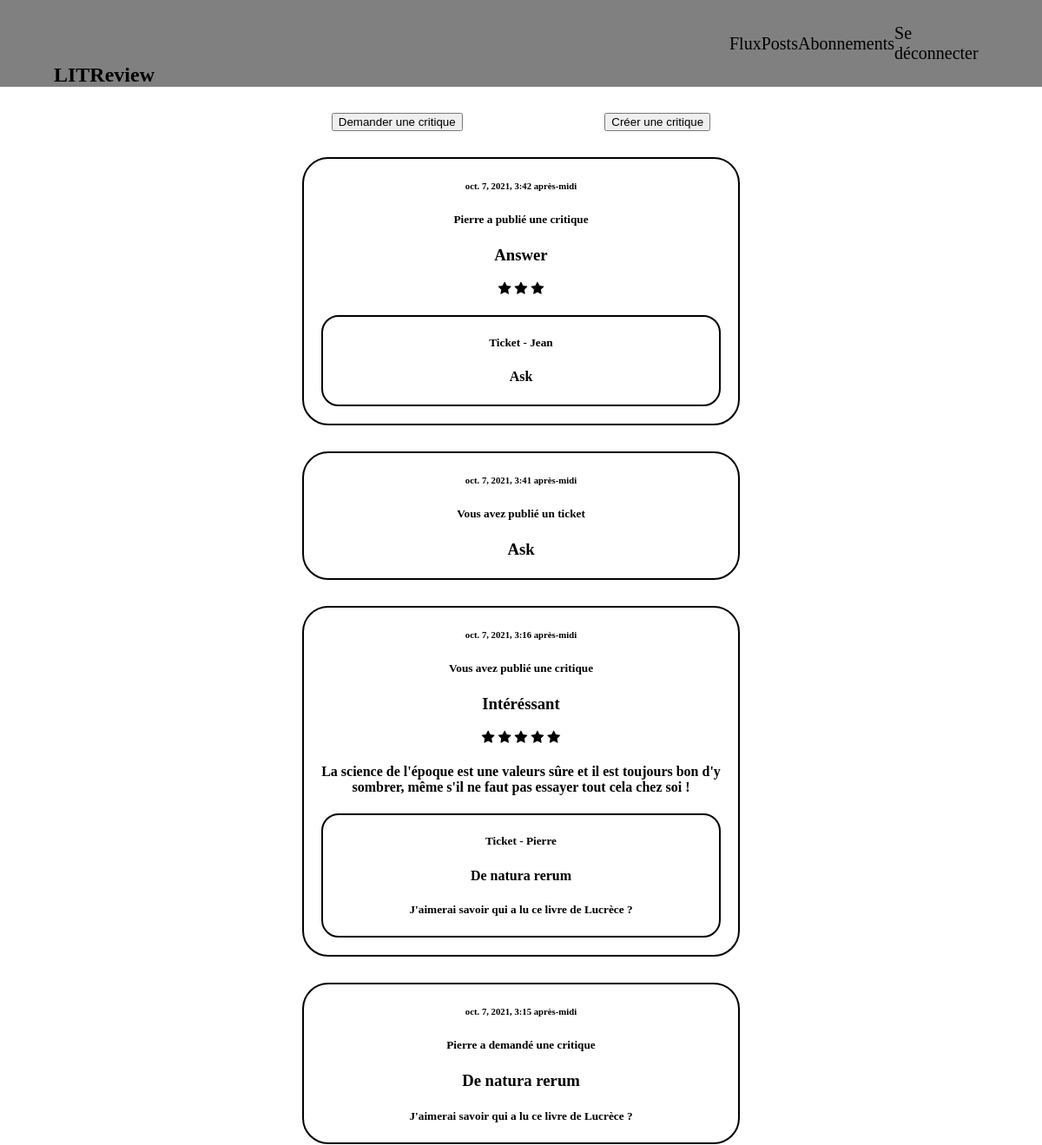
Page /home/ (signed in, upper part) on the earlier database version.
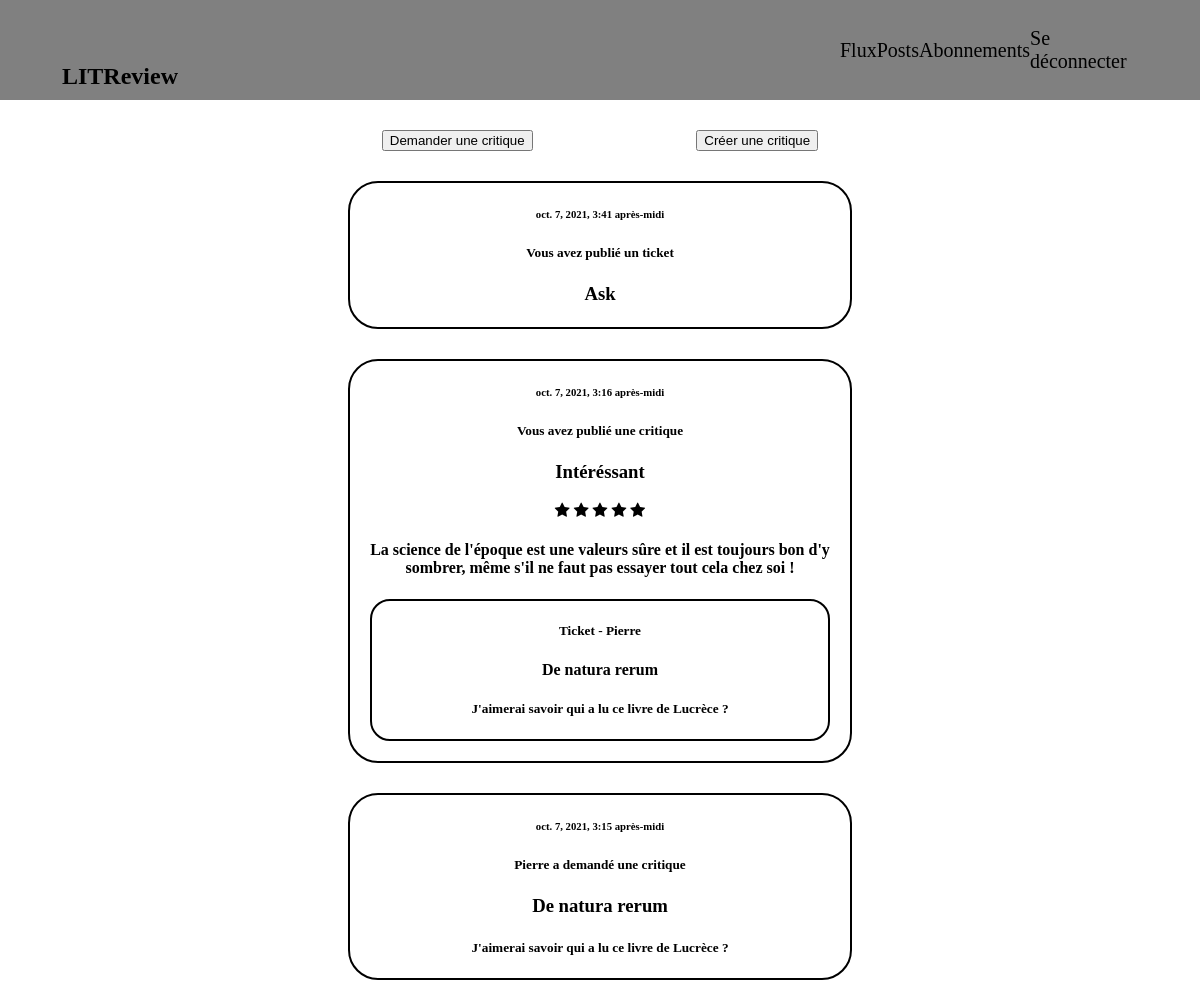
Same page on the later database version.
### posts/models.py (models this page shows, shortened)
class Review(models.Model):
    ticket = models.ForeignKey(to=Ticket, on_delete=models.CASCADE)
    rating = models.PositiveSmallIntegerField(
        validators=[MinValueValidator(0), MaxValueValidator(5)])
    headline = models.CharField(max_length=128)
    body = models.CharField(max_length=8192, blank=True)
    user = models.ForeignKey(
        to=settings.AUTH_USER_MODEL, on_delete=models.CASCADE)
    time_created = models.DateTimeField(auto_now_add=True)

class Ticket(models.Model):
    title = models.CharField(max_length=128)
    description = models.TextField(max_length=2048, blank=True)
    user = models.ForeignKey(to=settings.AUTH_USER_MODEL,
                             on_delete=models.CASCADE)
    image = models.ImageField(null=True, blank=True)
    time_created = models.DateTimeField(auto_now_add=True)

### posts/views.py (the view)
# urls.py: path('home/', login_required(CriticsHome.as_view(),
class CriticsHome(ListView):
    model = Ticket
    context_object_name = "posts"
    template_name = 'posts/ticket_list.html'
    def get_queryset(self):
        follow = [self.request.user.id]
        users = User.objects.all()
        users_follow = UserFollows.objects.filter(user_id=self.request.user.id)
        for user in users_follow:
            for all_user in users:
                if all_user.id == user.followed_user_id:
                    follow.append(all_user.id)
        all_reviews = Review.objects.all()
        all_tickets = Ticket.objects.filter(user_id=self.request.user.id)
        review_id = []
        ticket_id = []
        for review in all_reviews:
            for ticket in all_tickets:
                if review.ticket_id == ticket.id:
                    review_id.append(review.id)
        for review in all_reviews:
            if review.user_id == self.request.user.id:
                ticket_id.append(review.ticket_id)
        tickets = Ticket.objects\
            .filter(Q(user_id__in=follow) | Q(id__in=ticket_id))
        reviews = Review.objects\
            .filter(Q(user_id__in=follow) | Q(id__in=review_id))
        for ticket in tickets:
            for user in users:
                if ticket.user_id == user.id:
                    ticket.username = user.username
        for review in reviews:
            for user in users:
                if review.user_id == user.id:
                    review.username = user.username
            for ticket in tickets:
                if review.ticket_id == ticket.id:
                    review.ticket = ticket
                    ticket.already = True
        result_list = sorted(
            chain(tickets, reviews),
            key=lambda instance: instance.time_created, reverse=True)
        return result_list

### posts/templates/posts/ticket_list.html (shortened to what this page needs)
{% extends 'base.html' %}
{% block content %}
{% load static %}
<link rel="stylesheet" href="{% static 'css/style_ticket_list.css' %}">
<div class="buttons">
    <form action="/create_ticket" xmlns="http://www.w3.org/1999/html">
      <input type="submit" value="Demander une critique" class="button">
    </form>
    <form action="/create_review">
      <input type="submit" value="Créer une critique" class ="button">
    </form>
</div>
    <div id = 'flux'>
    {% for post in posts %}
        {% if post.headline != None %}
            <div class = 'review'>
                <div>
                        <h6>{{post.time_created}}</h6>
                        {% if user.id == post.user_id %}
                            <h5>Vous avez publié une critique</h5>
                        {% else %}
                                <h5>{{post.username}} a publié une critique</h5>
                        {% endif %}
                                <h3>{{post.headline}}</h3>
                                <link rel="stylesheet" href="https://cdnjs.cloudflare.com/ajax/libs/font-awesome/4.7.0/css/font-awesome.min.css">
                                {% for x in ""|ljust:post.rating %}
                                    {% if forloop.counter0 <= post.rating %}
                                        <span class="fa fa-star"></span>
                                    {% endif %}
                                {% endfor %}
                                <h4>{{post.body}}</h4>
                </div>
                <div class ='ticket_in'>
                    <h5>Ticket - {{post.ticket.username}}</h5>
                    <h4>{{post.ticket.title}}</h4>
                    <h5>{{post.ticket.description}}</h5>
                </div>
            </div>
        {% else %}
                <div class = 'ticket'>
                    <article>
                        <h6>{{ post.time_created }}</h6>
                        {% if user.username == post.user.username %}
                        <h5>Vous avez publié un ticket</h5>
                        <h3>{{ post.title}}</h3>
                        {% else %}
                        <h5>{{ post.user }} a demandé une critique</h5>
                        <h3>{{ post.title}}</h3>
                        <h5>{{ post.description }}</h5>
                        {% endif %}
                    </article>
                </div>
        {% endif %}
    {% endfor %}
    </div>
{% endblock %}

Differences in the rows shown:
removed Review: time_created "oct. 7, 2021, 3:42 après-midi", username "Pierre", headline "Answer", rating 3 (drawn), ticket.username "Jean", ticket "Ask"
